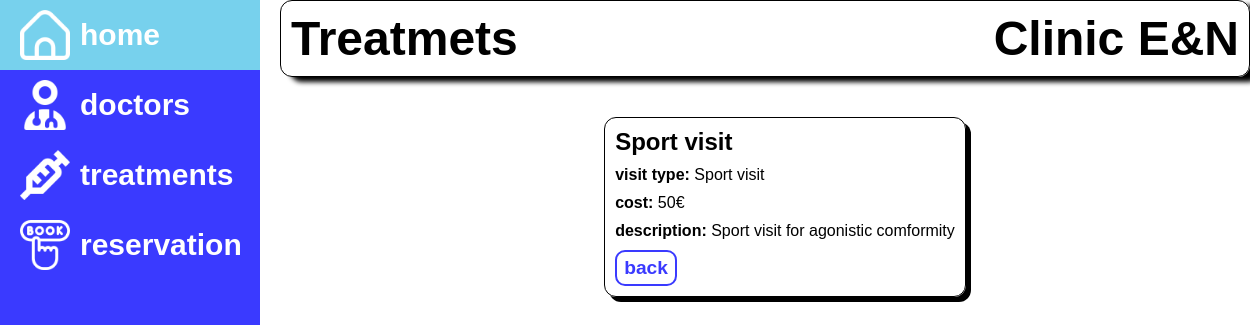
/dashboard/treatment/1/, run on the app's committed database.
### dashboard/models.py (models this page shows, shortened)
class Treatment(models.Model):
    name = models.CharField(max_length=100, unique=True)
    description = models.TextField(blank=False,null=False)
    cost = models.CharField(max_length=10, help_text='€')
    class Meta:
        ordering = ['name']

### dashboard/views.py (the view)
# urls.py: path('treatment/<int:pk>/', views.TreatmentDetailView.as_view(), name='treatment-detail'),
class TreatmentDetailView(generic.DetailView):
    model = Treatment

### dashboard/templates/dashboard/treatment_detail.html
{% extends 'base.html' %}
{% block content %}
   <div class="block-patient">
        <h2>{{treatment.name}}</h2>
        <p><b>visit type:</b> <span>{{treatment.name}}</span></p>
        <p><b>cost:</b> <span>{{treatment.cost}}€</span></p>
        <p><b>description:</b> <span>{{treatment.description}}</span></p>
        <a class="btn" href="{% url 'treatments'%}">back</a>
    </div>
{% endblock %}

### dashboard/static/css/style.css (style rules this page uses)
* { font-family: Montserrat, sans-serif; margin: 0; padding:0; font-style: normal; }
body { display: flex; gap: 20px; }
.block-patient { display: flex; flex-direction: column; justify-content: space-between; margin-bottom: 10px; align-items: flex-start; gap: 10px; row-gap: 10px; border: 1px solid black; box-shadow: 5px 5px rgb(0, 0, 0); border-radius: 12px; padding: 10px; }
.block-patient .btn { border: 2px solid rgb(58, 58, 255); background-color: white; color: rgb(58, 58, 255); font-weight: bold; padding: 5px 7px; text-decoration: none; border-radius: 10px; font-size: larger; }

### data on the page
Treatment: name "Sport visit", cost "50", description "Sport visit for agonistic comformity"
